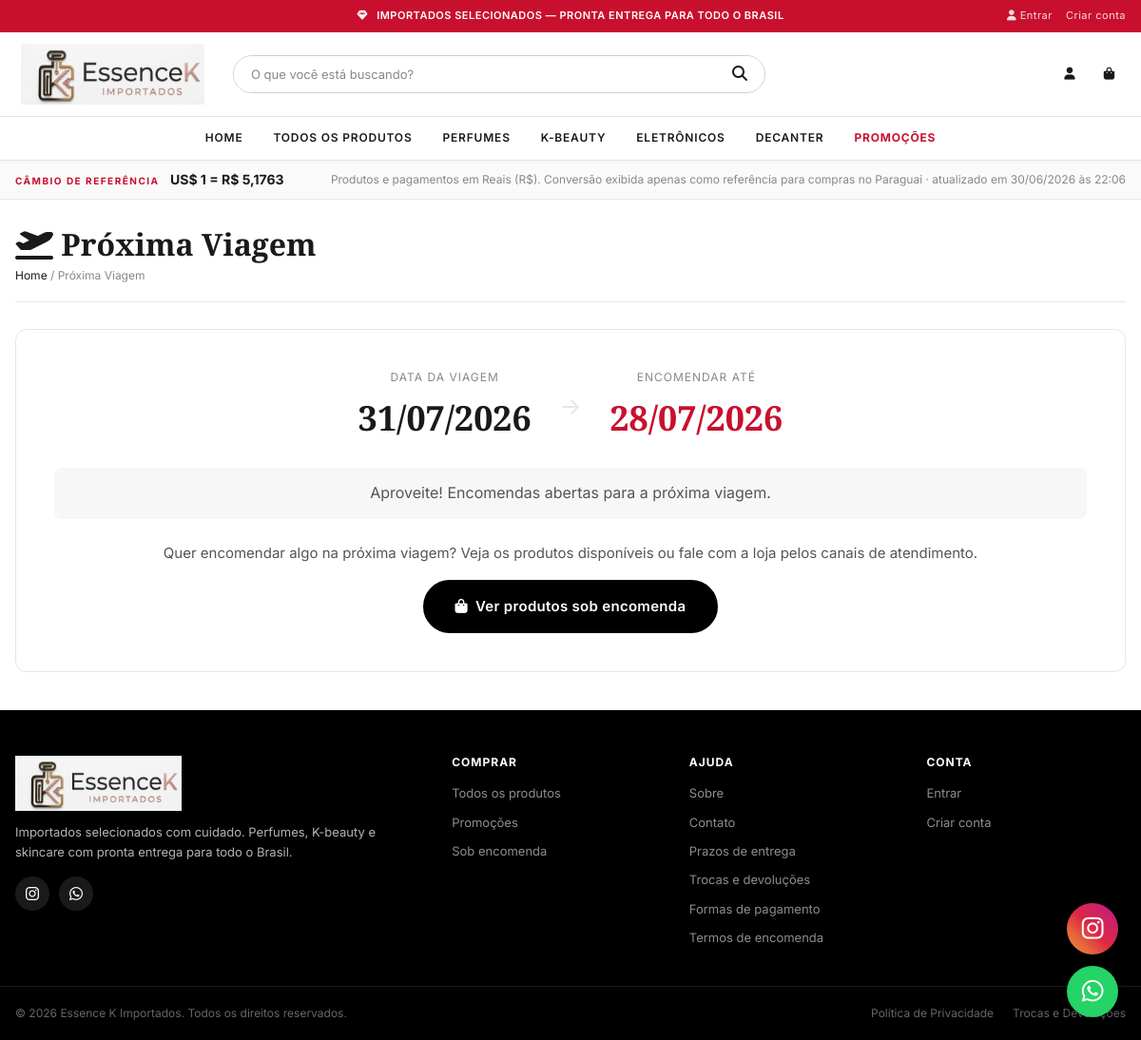
Screenshot of /proxima-viagem/ with the database file from the repository.
### core/models.py (models this page shows, shortened)
class ExchangeRate(models.Model):
    currency_from = models.CharField('De', max_length=10, default='USD')
    currency_to = models.CharField('Para', max_length=10, default='BRL')
    rate = models.DecimalField('Cotação', max_digits=10, decimal_places=4)
    source = models.CharField('Fonte', max_length=100, blank=True)
    updated_at = models.DateTimeField('Atualizado em', auto_now=True)
    is_active = models.BooleanField('Ativa', default=True)
    class Meta:
        verbose_name = 'Cotação'
        verbose_name_plural = 'Cotações'
        ordering = ['-updated_at']

class NextTrip(models.Model):
    trip_date = models.DateField('Data da viagem')
    order_deadline = models.DateField('Data limite para encomendas')
    message = models.TextField('Mensagem personalizada', blank=True)
    is_active = models.BooleanField('Ativo', default=True)
    notes = models.TextField('Observações internas', blank=True)
    created_at = models.DateTimeField(auto_now_add=True)
    updated_at = models.DateTimeField(auto_now=True)
    class Meta:
        verbose_name = 'Próxima viagem'
        verbose_name_plural = 'Próximas viagens'
        ordering = ['-trip_date']

### core/views.py (the view)
# urls.py: path('proxima-viagem/', views.next_trip_page, name='next_trip'),
def next_trip_page(request):
    next_trip = NextTrip.objects.filter(is_active=True).first()
    pre_order_products = Product.objects.filter(is_active=True, is_pre_order=True).order_by('-created_at')
    return render(request, 'pages/next_trip.html', {
        'next_trip': next_trip,
        'pre_order_products': pre_order_products,
    })

### cart/context_processors.py (called while the page is built)
def cart_count(request):
    try:
        cart = get_cart(request)
        count = cart.total_items if cart else 0
    except (AttributeError, ValueError, KeyError):
        count = 0
    return {'cart_count': count}

### cart/models.py (called while the page is built)
    @property
    def total_items(self):
        return sum(item.quantity for item in self.items.all())

### core/context_processors.py (called while the page is built)
def store_settings(request):
    try:
        settings = StoreSettings.get_settings()
    except Exception:
        settings = None
    return {'store_settings': settings}

def exchange_rate(request):
    try:
        rate = get_active_exchange_rate()
    except Exception:
        rate = None
    return {
        'current_exchange_rate': rate,
        'current_exchange_rate_updated_label': rate_updated_label(rate),
    }

### core/models.py (called while the page is built)
    @property
    def display_logo_url(self):
        return image_url_if_exists(self.logo)

    @classmethod
    def get_settings(cls):
        obj, _ = cls.objects.get_or_create(pk=1)
        return obj

### core/services.py (called while the page is built)
def get_active_exchange_rate():
    return ExchangeRate.objects.filter(
        currency_from='USD',
        currency_to='BRL',
        is_active=True,
    ).order_by('-updated_at').first()

def rate_updated_label(rate_obj):
    if not rate_obj:
        return ''
    local_time = timezone.localtime(rate_obj.updated_at)
    return local_time.strftime('%d/%m/%Y às %H:%M')

### core/templatetags/money.py (called while the page is built)
def _to_decimal(value):
    try:
        return Decimal(value)
    except (InvalidOperation, TypeError, ValueError):
        return None

@register.filter
def rate_brl(value):
    value = _to_decimal(value)
    if value is None:
        return 'R$ 0,0000'
    formatted = f'{value:,.4f}'.replace(',', 'X').replace('.', ',').replace('X', '.')
    return f'R$ {formatted}'

### core/utils.py (called while the page is built)
def image_url_if_exists(image_field):
    try:
        if image_field and image_field.name and image_field.storage.exists(image_field.name):
            return image_field.url
    except (OSError, ValueError):
        return ''
    return ''

### templates/pages/next_trip.html (shortened to what this page needs)
{% extends 'base.html' %}
{% block content %}
<div class="container">
  <div class="page-header">
    <h1 class="page-title"><i class="fas fa-plane-departure"></i> Próxima Viagem</h1>
    <nav class="breadcrumb"><a href="{% url 'home' %}">Home</a> / <span>Próxima Viagem</span></nav>
  </div>
  {% if next_trip and next_trip.is_active %}
  <div class="trip-info-card">
    <div class="trip-dates">
      <div class="trip-date-item">
        <span class="trip-date-label">Data da viagem</span>
        <span class="trip-date-value">{{ next_trip.trip_date|date:"d/m/Y" }}</span>
      </div>
      <div class="trip-divider">→</div>
      <div class="trip-date-item urgent">
        <span class="trip-date-label">Encomendar até</span>
        <span class="trip-date-value">{{ next_trip.order_deadline|date:"d/m/Y" }}</span>
      </div>
    </div>
    {% if next_trip.message %}
    <div class="trip-message">{{ next_trip.message }}</div>
    {% endif %}
    <div class="trip-cta">
      <p>Quer encomendar algo na próxima viagem? Veja os produtos disponíveis ou fale com a loja pelos canais de atendimento.</p>
      <a href="{% url 'products:list' %}?status=pre_order" class="btn btn-primary btn-large">
        <i class="fas fa-shopping-bag"></i> Ver produtos sob encomenda
      </a>
    </div>
  </div>
  {% endif %}
</div>
{% endblock %}

### templates/base.html (shortened to what this page needs)
<!DOCTYPE html>
<html lang="pt-BR">
<head>
  <link rel="stylesheet" href="https://cdnjs.cloudflare.com/ajax/libs/font-awesome/6.5.0/css/all.min.css">
  {% load static money %}
  <link rel="stylesheet" href="{% static 'css/style.css' %}">
</head>
<body>
<header class="site-header">
  <div class="header-top">
    <div class="container">
      <div class="header-top-inner">
        <span class="header-tagline">
          <i class="fas fa-gem"></i> Importados selecionados — Pronta entrega para todo o Brasil
        </span>
        <div class="header-top-links">
          {% if user.is_authenticated %}
            <a href="{% url 'my_orders' %}"><i class="fas fa-box"></i> Meus pedidos</a>
            <a href="{% url 'profile' %}"><i class="fas fa-user"></i> {{ user.full_name|truncatechars:15 }}</a>
            <a href="{% url 'logout' %}"><i class="fas fa-sign-out-alt"></i> Sair</a>
          {% else %}
            <a href="{% url 'login' %}"><i class="fas fa-user"></i> Entrar</a>
            <a href="{% url 'register' %}">Criar conta</a>
          {% endif %}
        </div>
      </div>
    </div>
  </div>
  <div class="header-main">
    <div class="container">
      <div class="header-main-inner">
        <a href="{% url 'home' %}" class="logo">
          {% if store_settings and store_settings.display_logo_url %}
            <img src="{{ store_settings.display_logo_url }}" alt="Essence K Importados" class="brand-logo brand-logo-header">
          {% else %}
            <img src="{% static 'img/brand/essence-k-logo-official-horizontal.png' %}" alt="Essence K Importados" class="brand-logo brand-logo-header">
          {% endif %}
        </a>
        <form action="{% url 'products:list' %}" method="get" class="search-form">
          <input type="text" name="q" placeholder="O que você está buscando?"
                 value="{{ request.GET.q }}" class="search-input">
          <button type="submit" class="search-btn"><i class="fas fa-search"></i></button>
        </form>
        <div class="header-actions">
          {% if user.is_authenticated %}
          <a href="{% url 'profile' %}" class="cart-btn" aria-label="Minha conta">
            <i class="fas fa-user"></i>
          </a>
          {% else %}
          <a href="{% url 'login' %}" class="cart-btn" aria-label="Entrar">
            <i class="fas fa-user"></i>
          </a>
          {% endif %}
          <a href="{% url 'cart:detail' %}" class="cart-btn">
            <i class="fas fa-shopping-bag"></i>
          </a>
        </div>
      </div>
    </div>
  </div>
  <nav class="main-nav">
    <div class="container">
      <ul class="nav-list" id="navList">
        <li><a href="{% url 'home' %}">Home</a></li>
        <li><a href="{% url 'products:list' %}">Todos os produtos</a></li>
        <li><a href="{% url 'products:list' %}?category=perfumes">Perfumes</a></li>
        <li><a href="{% url 'products:list' %}?category=beleza-coreana">K-Beauty</a></li>
        <li><a href="{% url 'products:list' %}?category=eletronicos">Eletrônicos</a></li>
        <li><a href="{% url 'products:list' %}?category=decanter">Decanter</a></li>
        <li><a href="{% url 'products:list' %}?on_sale=1" class="nav-sale">Promoções</a></li>
      </ul>
    </div>
  </nav>
</header>
{% if current_exchange_rate %}
<section class="exchange-rate-panel" aria-label="Câmbio de referência">
  <div class="container exchange-rate-inner">
    <div>
      <span class="exchange-label">Câmbio de referência</span>
      <strong>US$ 1 = {{ current_exchange_rate.rate|rate_brl }}</strong>
    </div>
    <span class="exchange-note">
      Produtos e pagamentos em Reais (R$). Conversão exibida apenas como referência para compras no Paraguai
      {% if current_exchange_rate_updated_label %} · atualizado em {{ current_exchange_rate_updated_label }}{% endif %}
    </span>
  </div>
</section>
{% endif %}
<main class="main-content">
  {% block content %}{% endblock %}
</main>
<footer class="site-footer">
  <div class="footer-main">
    <div class="container">
      <div class="footer-grid">
        <div class="footer-brand">
          <img src="{% static 'img/brand/essence-k-logo-official.png' %}" alt="Essence K Importados" class="footer-logo-img">
          <p>Importados selecionados com cuidado. Perfumes, K-beauty e skincare com pronta entrega para todo o Brasil.</p>
          <div class="footer-social">
            <a href="https://www.instagram.com/shopparaguai/" target="_blank" rel="noopener" aria-label="Instagram Shop Paraguai">
              <i class="fab fa-instagram"></i>
            </a>
            <a href="https://wa.me/5535999073391" target="_blank" rel="noopener" aria-label="WhatsApp">
              <i class="fab fa-whatsapp"></i>
            </a>
          </div>
        </div>
        <div class="footer-links">
          <h4>Comprar</h4>
          <ul>
            <li><a href="{% url 'products:list' %}">Todos os produtos</a></li>
            <li><a href="{% url 'products:list' %}?on_sale=1">Promoções</a></li>
            <li><a href="{% url 'products:list' %}?status=pre_order">Sob encomenda</a></li>
          </ul>
        </div>
        <div class="footer-links">
          <h4>Ajuda</h4>
          <ul>
            <li><a href="{% url 'about' %}">Sobre</a></li>
            <li><a href="{% url 'contact' %}">Contato</a></li>
            <li><a href="{% url 'shipping_policy' %}">Prazos de entrega</a></li>
            <li><a href="{% url 'returns' %}">Trocas e devoluções</a></li>
            <li><a href="{% url 'payment_methods' %}">Formas de pagamento</a></li>
            <li><a href="{% url 'pre_order_terms' %}">Termos de encomenda</a></li>
          </ul>
        </div>
        <div class="footer-links">
          <h4>Conta</h4>
          <ul>
            {% if user.is_authenticated %}
              <li><a href="{% url 'my_orders' %}">Meus pedidos</a></li>
              <li><a href="{% url 'profile' %}">Meu perfil</a></li>
              <li><a href="{% url 'logout' %}">Sair</a></li>
            {% else %}
              <li><a href="{% url 'login' %}">Entrar</a></li>
              <li><a href="{% url 'register' %}">Criar conta</a></li>
            {% endif %}
          </ul>
        </div>
      </div>
    </div>
  </div>
  <div class="footer-bottom">
    <div class="container">
      <p>&copy; {% now "Y" %} Essence K Importados. Todos os direitos reservados.</p>
      <div class="footer-bottom-links">
        <a href="{% url 'privacy' %}">Política de Privacidade</a>
        <a href="{% url 'returns' %}">Trocas e Devoluções</a>
      </div>
    </div>
  </div>
</footer>
<div class="social-float">
  <a href="https://www.instagram.com/shopparaguai/"
     class="float-btn instagram-float" target="_blank" rel="noopener" aria-label="Seguir no Instagram">
    <i class="fab fa-instagram"></i>
  </a>
  <a href="https://wa.me/5535999073391"
     class="float-btn whatsapp-float" target="_blank" rel="noopener" aria-label="Falar no WhatsApp">
    <i class="fab fa-whatsapp"></i>
  </a>
</div>
{% load static %}
</body>
</html>

### rows the page displays
ExchangeRate: rate|rate_brl "R$ 5,1763"
NextTrip: trip_date "31/07/2026", order_deadline "28/07/2026", message "Aproveite! Encomendas abertas para a próxima viagem."

### other values shown
{{ current_exchange_rate_updated_label }} "30/06/2026 às 22:06"
